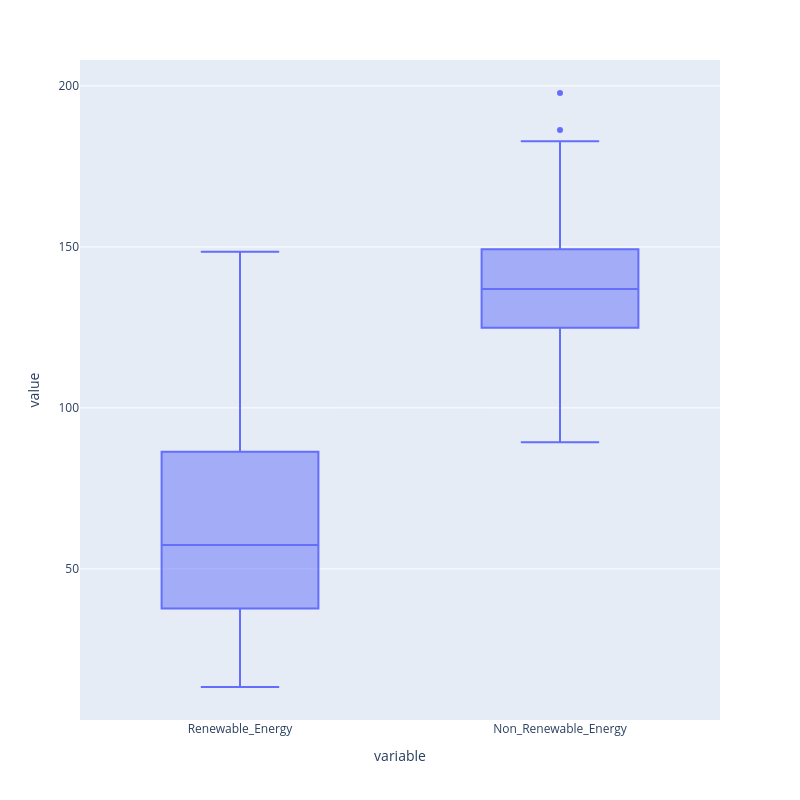

Notebook cell for this chart:
### Markdown cell above
### 1.3.1 Outlier Checking and Handling

### Code cell
fig = px.box(ie_power_production_df[['Renewable_Energy', 'Non_Renewable_Energy']])
fig.update_layout(height=800, width=800)
fig.show()

### Figure 1 — Plotly figure (JSON) as saved in the notebook; plotly's stock layout.template omitted (floating-point values rounded to 4 significant figures; data arrays with more than 128 entries replaced by an {"elided": "..."} marker saying what was removed)
{"data": [{"alignmentgroup": "True", "hovertemplate": "variable=%{x}<br>value=%{y}<extra></extra>", "legendgroup": "", "marker": {"color": "#636efa"}, "name": "", "notched": false, "offsetgroup": "", "orientation": "v", "showlegend": false, "type": "box", "x": {"elided": "362 str values"}, "x0": " ", "xaxis": "x", "y": {"elided": "362 float values"}, "y0": " ", "yaxis": "y"}], "layout": {"boxmode": "group", "height": 800, "legend": {"tracegroupgap": 0}, "margin": {"t": 60}, "width": 800, "xaxis": {"anchor": "y", "domain": [0, 1], "title": {"text": "variable"}}, "yaxis": {"anchor": "x", "domain": [0, 1], "title": {"text": "value"}}}}
